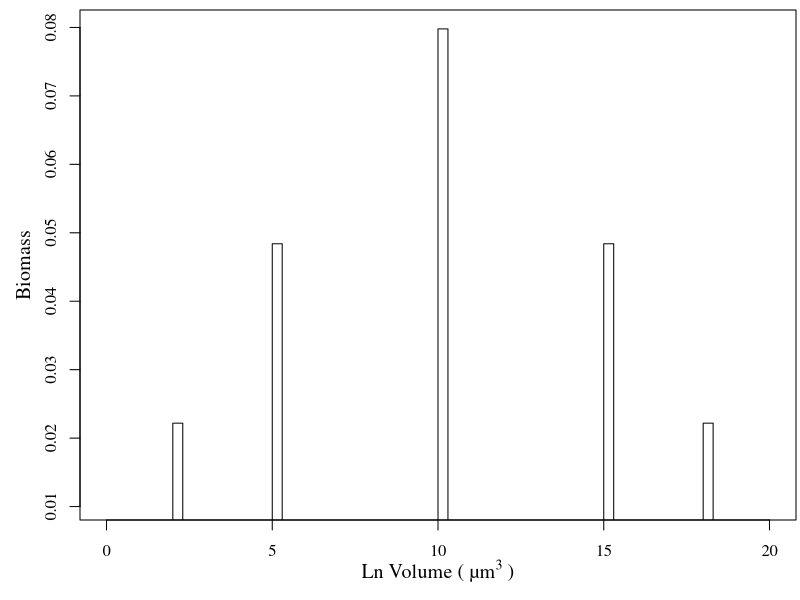

Source code (R):
#Generate a diagram of discrete phytoplankton size classes
PMU <- 10
SD  <- 5

x <- c(2, 5, 10, 15, 18) 
y <- dnorm(x, mean = PMU, sd = SD)
X <- seq(0,20,0.01)
Y <- dnorm(X, mean = PMU, sd = SD)
pdf('discrete_example.pdf', width=3,height=3)
op <- par( font.lab  = 1,
             family  ="serif",
             mar     = c(4,4,0.5,.2),
             mgp     = c(2.3,1,0),
             cex.lab = 1.2,
             mfcol   = c(1,1),
             cex.axis=1) 

plot(X, Y, type = 'n', 
     xlab = bquote('Ln Volume ('~µm^3 ~ ')'),
     ylab = 'Biomass')
rect(x, 0, x+.3, y)
dev.off()

